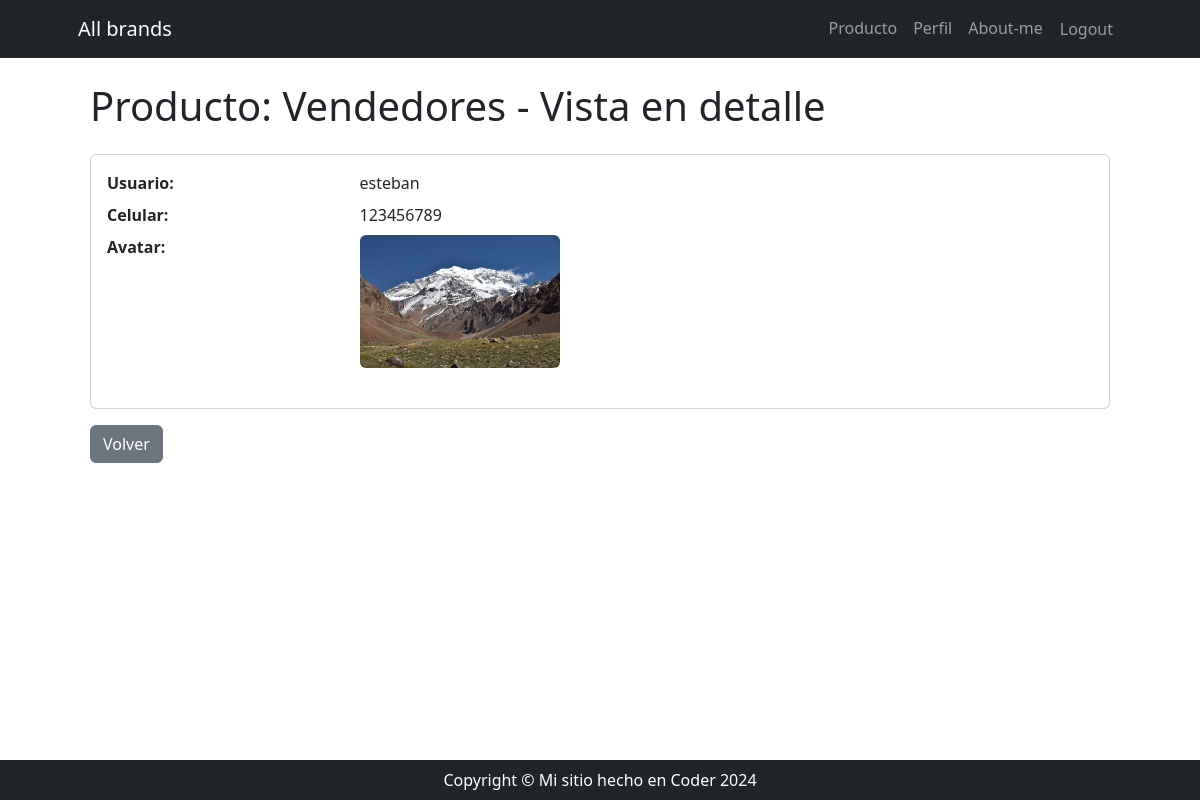
The app's page /producto/vendedor/detail/1 (signed in), older data.
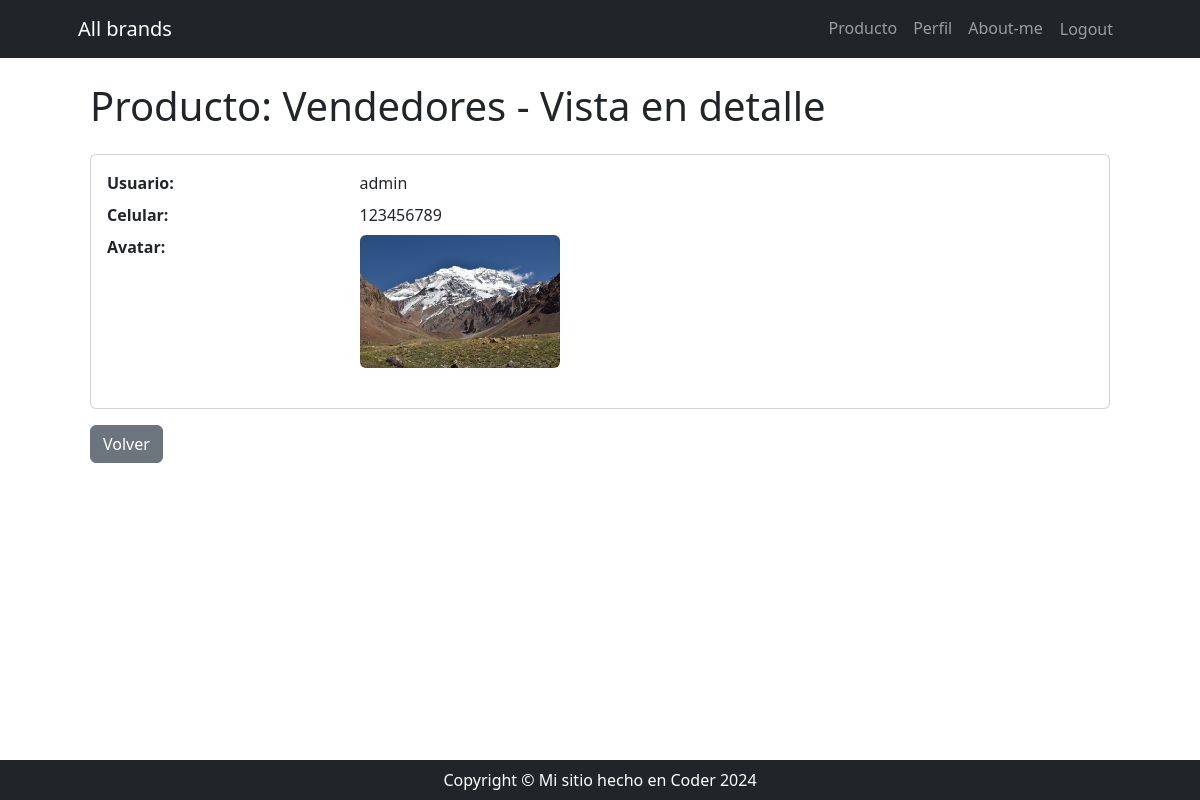
The same page, newer data.
### producto/models.py (models this page shows, shortened)
class Vendedor(models.Model):
    usuario = models.OneToOneField(User, on_delete=models.CASCADE, related_name='vendedor')
    celular = models.CharField(max_length=50)
    avatar = models.ImageField(upload_to='imagenes_perfil', blank=True, null=True)

### producto/views_models/vendedor.py (the view)
# urls.py: path('vendedor/detail/<int:pk>', vendedor.VendedorDetailView.as_view(), name='vendedor_detail'),
class VendedorDetailView(DetailView):
    model = Vendedor

### producto/templates/producto/vendedor_detail.html
{% extends 'core/base.html' %}
{% block content %}
    <div class="container mt-4">
        <h1 class="mb-4">Producto: Vendedores - Vista en detalle</h1>
        <div class="card">
            <div class="card-body">
                <dl class="row">
                    <dt class="col-sm-3">Usuario:</dt>
                    <dd class="col-sm-9">{{ object.usuario.username }}</dd>
                    <dt class="col-sm-3">Celular:</dt>
                    <dd class="col-sm-9">{{ object.celular }}</dd>
                    <dt class="col-sm-3">Avatar:</dt>
                    <dd class="col-sm-9">
                        {% if object.avatar %}
                            <img src="{{ object.avatar.url }}" alt="Avatar" class="img-fluid rounded" style="max-width: 200px;">
                        {% else %}
                            <em>Sin avatar</em>
                        {% endif %}
                    </dd>
                </dl>
            </div>
        </div>
        <div class="mt-3">
            <a href="{% url 'producto:vendedor_list' %}" class="btn btn-secondary">Volver</a>
        </div>
    </div>
{% endblock content %}

Row changes from the older to the newer data that the page shows:
changed Vendedor: usuario.username "esteban" → "admin"
